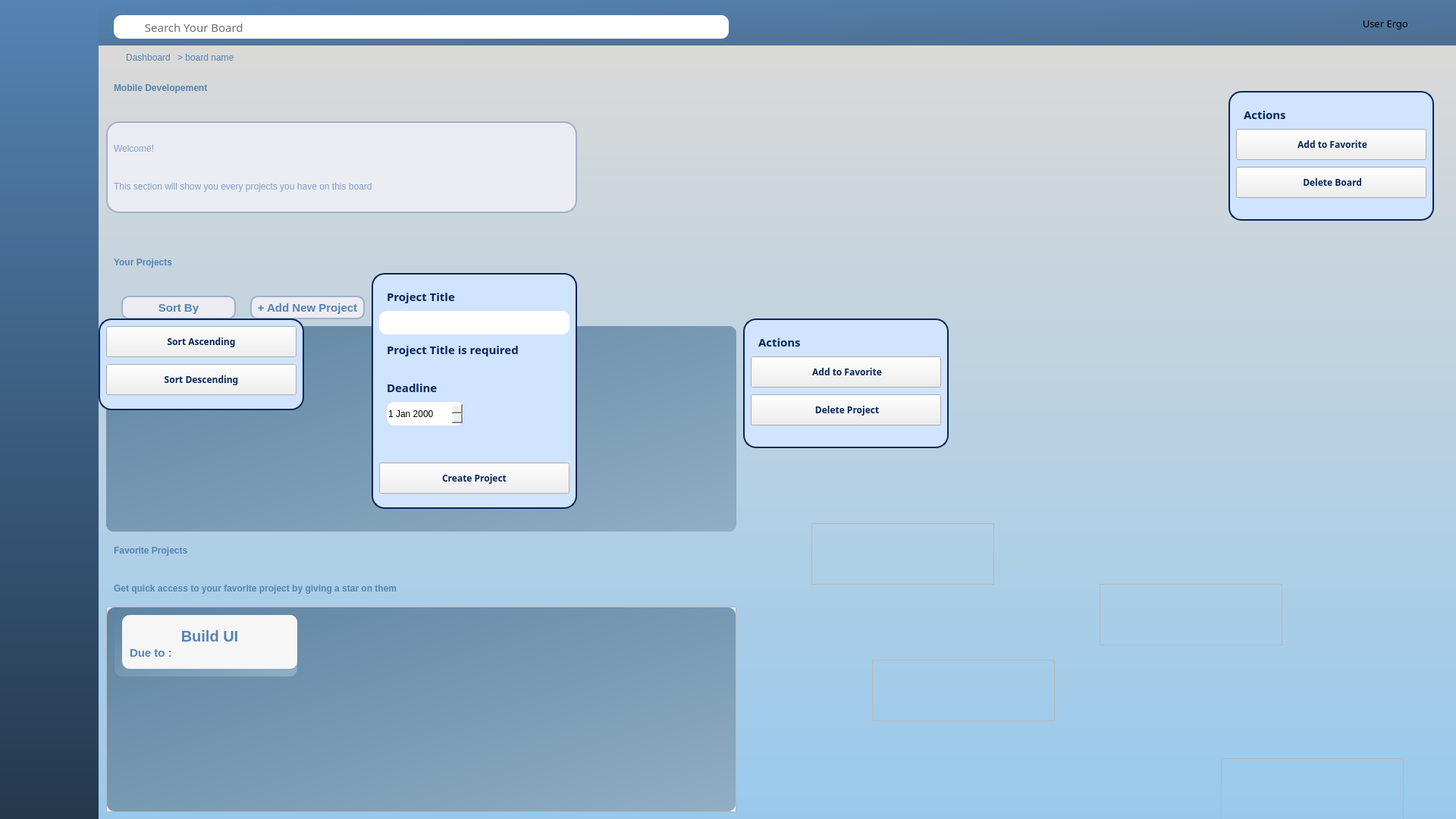
<?xml version="1.0" encoding="UTF-8"?>
<ui version="4.0">
 <class>Ergo</class>
 <widget class="QWidget" name="Ergo">
  <property name="geometry">
   <rect>
    <x>0</x>
    <y>0</y>
    <width>1920</width>
    <height>1080</height>
   </rect>
  </property>
  <property name="windowTitle">
   <string>Ergo</string>
  </property>
  <widget class="QWidget" name="Navbar" native="true">
   <property name="geometry">
    <rect>
     <x>0</x>
     <y>0</y>
     <width>131</width>
     <height>1081</height>
    </rect>
   </property>
   <property name="styleSheet">
    <string notr="true">#Navbar{
	background: qlineargradient(x1:0, y1:0, x2:0, y2:1, stop:0 #5483B3, stop:1 #24384D);
}</string>
   </property>
   <widget class="QLabel" name="LogoErgo">
    <property name="geometry">
     <rect>
      <x>-40</x>
      <y>30</y>
      <width>201</width>
      <height>191</height>
     </rect>
    </property>
    <property name="styleSheet">
     <string notr="true"/>
    </property>
    <property name="text">
     <string/>
    </property>
    <property name="pixmap">
     <pixmap>../../../../../../../../Kristian/Downloads/ego2.png</pixmap>
    </property>
    <property name="scaledContents">
     <bool>true</bool>
    </property>
   </widget>
  </widget>
  <widget class="QWidget" name="MainSection" native="true">
   <property name="geometry">
    <rect>
     <x>130</x>
     <y>60</y>
     <width>1811</width>
     <height>1031</height>
    </rect>
   </property>
   <property name="styleSheet">
    <string notr="true">#MainSection{
	background: qlineargradient(x1:0, y1:0, x2:0, y2:1, stop:0 #DAD9D8, stop:1 #97C9ED);
}</string>
   </property>
   <widget class="QLabel" name="BoardName">
    <property name="geometry">
     <rect>
      <x>20</x>
      <y>20</y>
      <width>561</width>
      <height>71</height>
     </rect>
    </property>
    <property name="styleSheet">
     <string notr="true">#BoardName{
	font: 50px &quot;Roboto&quot;;
	color: #5483B3;
	font-weight: bold;
}</string>
    </property>
    <property name="text">
     <string>Mobile Developement</string>
    </property>
   </widget>
   <widget class="QWidget" name="Containerforwords" native="true">
    <property name="geometry">
     <rect>
      <x>10</x>
      <y>100</y>
      <width>621</width>
      <height>121</height>
     </rect>
    </property>
    <property name="styleSheet">
     <string notr="true">#Containerforwords{
	border: 2px solid #9FB0CC;
	background-color: #ECECF3;
	border-radius: 17px;
}</string>
    </property>
    <widget class="QLabel" name="Welcome">
     <property name="geometry">
      <rect>
       <x>10</x>
       <y>20</y>
       <width>171</width>
       <height>31</height>
      </rect>
     </property>
     <property name="styleSheet">
      <string notr="true">#Welcome {
	font: bold 30px &quot;Roboto&quot;;
	color: #7DA0CA;
}</string>
     </property>
     <property name="text">
      <string>Welcome!</string>
     </property>
    </widget>
    <widget class="QLabel" name="WelcomeProject">
     <property name="geometry">
      <rect>
       <x>10</x>
       <y>70</y>
       <width>591</width>
       <height>31</height>
      </rect>
     </property>
     <property name="styleSheet">
      <string notr="true">#WelcomeProject {
	font: bold 18px &quot;Roboto&quot;;
	color: #7DA0CA;
}</string>
     </property>
     <property name="text">
      <string>This section will show you every projects you have on this board</string>
     </property>
    </widget>
   </widget>
   <widget class="QLabel" name="YourProject">
    <property name="geometry">
     <rect>
      <x>20</x>
      <y>240</y>
      <width>341</width>
      <height>91</height>
     </rect>
    </property>
    <property name="styleSheet">
     <string notr="true">#YourProject{
	font: 45px &quot;Roboto&quot;;
	color: #5483B3;
	font-weight: bold;
}</string>
    </property>
    <property name="text">
     <string>Your Projects</string>
    </property>
   </widget>
   <widget class="QPushButton" name="AddProjectButton">
    <property name="geometry">
     <rect>
      <x>200</x>
      <y>330</y>
      <width>151</width>
      <height>31</height>
     </rect>
    </property>
    <property name="styleSheet">
     <string notr="true">#AddProjectButton{
	border: 2px solid #9FB0CC;
	background-color: #ECECF3;
	border-radius: 10px;
	font-family: &quot;Roboto&quot;;
    font-size: 15px;
    font-weight: bold;
    color: #5483B3;
}</string>
    </property>
    <property name="text">
     <string>+ Add New Project</string>
    </property>
   </widget>
   <widget class="QLabel" name="FavoriteProject">
    <property name="geometry">
     <rect>
      <x>20</x>
      <y>620</y>
      <width>401</width>
      <height>91</height>
     </rect>
    </property>
    <property name="styleSheet">
     <string notr="true">#FavoriteProject{
	font: 45px &quot;Roboto&quot;;
	color: #5483B3;
	font-weight: bold;
}</string>
    </property>
    <property name="text">
     <string>Favorite Projects</string>
    </property>
   </widget>
   <widget class="QLabel" name="QuickAccess">
    <property name="geometry">
     <rect>
      <x>20</x>
      <y>700</y>
      <width>661</width>
      <height>31</height>
     </rect>
    </property>
    <property name="styleSheet">
     <string notr="true">#QuickAccess
{
	font: 20px &quot;Roboto&quot;;
	color: #5483B3;
	font-weight: bold;
}</string>
    </property>
    <property name="text">
     <string>Get quick access to your favorite project by giving a star on them</string>
    </property>
   </widget>
   <widget class="QPushButton" name="Sorting">
    <property name="geometry">
     <rect>
      <x>30</x>
      <y>330</y>
      <width>151</width>
      <height>31</height>
     </rect>
    </property>
    <property name="styleSheet">
     <string notr="true">#Sorting{
	border: 2px solid #9FB0CC;
	background-color: #ECECF3;
	border-radius: 10px;
	font-family: &quot;Roboto&quot;;
    font-size: 15px;
    font-weight: bold;
    color: #5483B3;
}</string>
    </property>
    <property name="text">
     <string>Sort By</string>
    </property>
   </widget>
   <widget class="QPushButton" name="MainSettings">
    <property name="geometry">
     <rect>
      <x>1710</x>
      <y>20</y>
      <width>41</width>
      <height>41</height>
     </rect>
    </property>
    <property name="styleSheet">
     <string notr="true">#MainSettings{
	border : none;
}</string>
    </property>
    <property name="text">
     <string/>
    </property>
    <property name="icon">
     <iconset>
      <normaloff>../../../../../../../../Kristian/Downloads/settings.png</normaloff>../../../../../../../../Kristian/Downloads/settings.png</iconset>
    </property>
   </widget>
   <widget class="QWidget" name="Actions_2" native="true">
    <property name="geometry">
     <rect>
      <x>1490</x>
      <y>60</y>
      <width>271</width>
      <height>171</height>
     </rect>
    </property>
    <property name="styleSheet">
     <string notr="true">#Actions_2{
	border: 2px solid #052659;
	background-color: #D0E3FF;
	border-radius: 17px;
}</string>
    </property>
    <widget class="QLabel" name="BoardTitle_4">
     <property name="geometry">
      <rect>
       <x>20</x>
       <y>20</y>
       <width>101</width>
       <height>21</height>
      </rect>
     </property>
     <property name="styleSheet">
      <string notr="true">#BoardTitle_4{
	font-family: Rubik;
    font-size: 15px;
    font-weight: bold;
   color: #052659;
}</string>
     </property>
     <property name="text">
      <string>Actions</string>
     </property>
    </widget>
    <widget class="QPushButton" name="Favorite_2">
     <property name="geometry">
      <rect>
       <x>10</x>
       <y>50</y>
       <width>251</width>
       <height>41</height>
      </rect>
     </property>
     <property name="styleSheet">
      <string notr="true">#Favorite_2{
	font-family: Rubik;
    font-size: 12px;
    font-weight: bold;
   color: #052659;
}</string>
     </property>
     <property name="text">
      <string> Add to Favorite</string>
     </property>
     <property name="icon">
      <iconset>
       <normaloff>../../../../../../../../Kristian/Downloads/star.png</normaloff>../../../../../../../../Kristian/Downloads/star.png</iconset>
     </property>
    </widget>
    <widget class="QPushButton" name="DeleteProject_2">
     <property name="geometry">
      <rect>
       <x>10</x>
       <y>100</y>
       <width>251</width>
       <height>41</height>
      </rect>
     </property>
     <property name="styleSheet">
      <string notr="true">#DeleteProject_2{
	font-family: Rubik;
    font-size: 12px;
    font-weight: bold;
   color: #052659;
}</string>
     </property>
     <property name="text">
      <string> Delete Board</string>
     </property>
     <property name="icon">
      <iconset>
       <normaloff>../../../../../../../../Kristian/Downloads/trashcan.png</normaloff>../../../../../../../../Kristian/Downloads/trashcan.png</iconset>
     </property>
    </widget>
   </widget>
   <widget class="QScrollArea" name="scrollArea">
    <property name="geometry">
     <rect>
      <x>10</x>
      <y>370</y>
      <width>831</width>
      <height>271</height>
     </rect>
    </property>
    <property name="styleSheet">
     <string notr="true">#scrollArea, QScrollArea QWidget{
    border-radius: 10px;
    background: qlineargradient(x1:0, y1:0, x2:1, y2:1, stop:0 #5F84A2, stop:1 #91AEC4);
}</string>
    </property>
    <property name="widgetResizable">
     <bool>true</bool>
    </property>
    <widget class="QWidget" name="scrollAreaWidgetContents_3">
     <property name="geometry">
      <rect>
       <x>0</x>
       <y>0</y>
       <width>831</width>
       <height>271</height>
      </rect>
     </property>
     <widget class="QFrame" name="Project1f">
      <property name="geometry">
       <rect>
        <x>10</x>
        <y>10</y>
        <width>241</width>
        <height>81</height>
       </rect>
      </property>
      <property name="frameShape">
       <enum>QFrame::StyledPanel</enum>
      </property>
      <property name="frameShadow">
       <enum>QFrame::Raised</enum>
      </property>
      <widget class="QPushButton" name="Project1">
       <property name="geometry">
        <rect>
         <x>10</x>
         <y>0</y>
         <width>231</width>
         <height>71</height>
        </rect>
       </property>
       <property name="styleSheet">
        <string notr="true">#Project1{
	background-color: #F6F6F6;
	border-radius: 10px;
	font-family: &quot;Roboto&quot;;
    font-size: 20px;
    font-weight: bold;
	padding-bottom:15 px;
   color: #5483B3;
}</string>
       </property>
       <property name="text">
        <string>Build UI</string>
       </property>
      </widget>
      <widget class="QPushButton" name="pushButton">
       <property name="enabled">
        <bool>true</bool>
       </property>
       <property name="geometry">
        <rect>
         <x>200</x>
         <y>0</y>
         <width>41</width>
         <height>31</height>
        </rect>
       </property>
       <property name="autoFillBackground">
        <bool>false</bool>
       </property>
       <property name="styleSheet">
        <string notr="true">#pushButton{
	background-color: #F6F6F6;
	border-radius: 10px;
	font-family: &quot;Roboto&quot;;
    font-size: 20px;
    font-weight: bold;
   color: #5483B3;
}</string>
       </property>
       <property name="text">
        <string/>
       </property>
       <property name="icon">
        <iconset theme="3dot"/>
       </property>
      </widget>
      <widget class="QLabel" name="label1">
       <property name="geometry">
        <rect>
         <x>20</x>
         <y>40</y>
         <width>201</width>
         <height>20</height>
        </rect>
       </property>
       <property name="styleSheet">
        <string notr="true">#label1{
	background-color: #F6F6F6;
	border-radius: 10px;
	font-family: &quot;Roboto&quot;;
    font-size: 15px;
    font-weight: bold;
   color: #5483B3;
}</string>
       </property>
       <property name="text">
        <string>Due to :</string>
       </property>
      </widget>
     </widget>
    </widget>
   </widget>
   <widget class="QWidget" name="SortingOption" native="true">
    <property name="geometry">
     <rect>
      <x>0</x>
      <y>360</y>
      <width>271</width>
      <height>121</height>
     </rect>
    </property>
    <property name="styleSheet">
     <string notr="true">#SortingOption
{
	border: 2px solid #052659;
	background-color: #D0E3FF;
	border-radius: 17px;
}</string>
    </property>
    <widget class="QPushButton" name="Sort1">
     <property name="geometry">
      <rect>
       <x>10</x>
       <y>60</y>
       <width>251</width>
       <height>41</height>
      </rect>
     </property>
     <property name="styleSheet">
      <string notr="true">#Sort1{
	font-family: Rubik;
    font-size: 12px;
    font-weight: bold;
   color: #052659;
}</string>
     </property>
     <property name="text">
      <string>Sort Descending</string>
     </property>
    </widget>
    <widget class="QPushButton" name="Sort2">
     <property name="geometry">
      <rect>
       <x>10</x>
       <y>10</y>
       <width>251</width>
       <height>41</height>
      </rect>
     </property>
     <property name="styleSheet">
      <string notr="true">#Sort2{
	font-family: Rubik;
    font-size: 12px;
    font-weight: bold;
   color: #052659;
}</string>
     </property>
     <property name="text">
      <string>Sort Ascending</string>
     </property>
    </widget>
   </widget>
   <widget class="QWidget" name="Actions" native="true">
    <property name="geometry">
     <rect>
      <x>850</x>
      <y>360</y>
      <width>271</width>
      <height>171</height>
     </rect>
    </property>
    <property name="styleSheet">
     <string notr="true">#Actions{
	border: 2px solid #052659;
	background-color: #D0E3FF;
	border-radius: 17px;
}</string>
    </property>
    <widget class="QLabel" name="BoardTitle_3">
     <property name="geometry">
      <rect>
       <x>20</x>
       <y>20</y>
       <width>101</width>
       <height>21</height>
      </rect>
     </property>
     <property name="styleSheet">
      <string notr="true">#BoardTitle_3{
	font-family: Rubik;
    font-size: 15px;
    font-weight: bold;
   color: #052659;
}</string>
     </property>
     <property name="text">
      <string>Actions</string>
     </property>
    </widget>
    <widget class="QPushButton" name="Favorite">
     <property name="geometry">
      <rect>
       <x>10</x>
       <y>50</y>
       <width>251</width>
       <height>41</height>
      </rect>
     </property>
     <property name="styleSheet">
      <string notr="true">#Favorite{
	font-family: Rubik;
    font-size: 12px;
    font-weight: bold;
   color: #052659;
}</string>
     </property>
     <property name="text">
      <string> Add to Favorite</string>
     </property>
     <property name="icon">
      <iconset>
       <normaloff>../../../../../../../../Kristian/Downloads/star.png</normaloff>../../../../../../../../Kristian/Downloads/star.png</iconset>
     </property>
    </widget>
    <widget class="QPushButton" name="DeleteProject">
     <property name="geometry">
      <rect>
       <x>10</x>
       <y>100</y>
       <width>251</width>
       <height>41</height>
      </rect>
     </property>
     <property name="styleSheet">
      <string notr="true">#DeleteProject{
	font-family: Rubik;
    font-size: 12px;
    font-weight: bold;
   color: #052659;
}</string>
     </property>
     <property name="text">
      <string> Delete Project</string>
     </property>
     <property name="icon">
      <iconset>
       <normaloff>../../../../../../../../Kristian/Downloads/trashcan.png</normaloff>../../../../../../../../Kristian/Downloads/trashcan.png</iconset>
     </property>
    </widget>
   </widget>
   <widget class="QWidget" name="AddingProject" native="true">
    <property name="geometry">
     <rect>
      <x>360</x>
      <y>300</y>
      <width>271</width>
      <height>311</height>
     </rect>
    </property>
    <property name="styleSheet">
     <string notr="true">#AddingProject{
	border: 2px solid #052659;
	background-color: #D0E3FF;
	border-radius: 17px;
}</string>
    </property>
    <widget class="QLabel" name="BoardTitle">
     <property name="geometry">
      <rect>
       <x>20</x>
       <y>20</y>
       <width>101</width>
       <height>21</height>
      </rect>
     </property>
     <property name="styleSheet">
      <string notr="true">#BoardTitle{
	font-family: Rubik;
    font-size: 15px;
    font-weight: bold;
   color: #052659;
}</string>
     </property>
     <property name="text">
      <string>Project Title</string>
     </property>
    </widget>
    <widget class="QLabel" name="BoardTitle_2">
     <property name="geometry">
      <rect>
       <x>20</x>
       <y>90</y>
       <width>181</width>
       <height>21</height>
      </rect>
     </property>
     <property name="styleSheet">
      <string notr="true">#BoardTitle_2{
	font-family: Rubik;
    font-size: 15px;
    font-weight: bold;
   color: #052659;
}</string>
     </property>
     <property name="text">
      <string>Project Title is required</string>
     </property>
    </widget>
    <widget class="QLineEdit" name="inputBoardtitle">
     <property name="geometry">
      <rect>
       <x>10</x>
       <y>50</y>
       <width>251</width>
       <height>31</height>
      </rect>
     </property>
     <property name="styleSheet">
      <string notr="true">#inputBoardtitle{
	border-radius : 10px;
}</string>
     </property>
    </widget>
    <widget class="QPushButton" name="CreateBoard">
     <property name="geometry">
      <rect>
       <x>10</x>
       <y>250</y>
       <width>251</width>
       <height>41</height>
      </rect>
     </property>
     <property name="styleSheet">
      <string notr="true">#CreateBoard{
	font-family: Rubik;
    font-size: 12px;
    font-weight: bold;
   color: #052659;
}</string>
     </property>
     <property name="text">
      <string>Create Project</string>
     </property>
    </widget>
    <widget class="QLabel" name="BoardTitle_5">
     <property name="geometry">
      <rect>
       <x>20</x>
       <y>140</y>
       <width>101</width>
       <height>21</height>
      </rect>
     </property>
     <property name="styleSheet">
      <string notr="true">#BoardTitle_5{
	font-family: Rubik;
    font-size: 15px;
    font-weight: bold;
   color: #052659;
}</string>
     </property>
     <property name="text">
      <string>Deadline</string>
     </property>
    </widget>
    <widget class="QDateEdit" name="dateEdit">
     <property name="geometry">
      <rect>
       <x>20</x>
       <y>170</y>
       <width>101</width>
       <height>31</height>
      </rect>
     </property>
     <property name="styleSheet">
      <string notr="true">#dateEdit { 
	border-radius : 10px;
}</string>
     </property>
    </widget>
   </widget>
   <widget class="QFrame" name="frame_2">
    <property name="geometry">
     <rect>
      <x>1020</x>
      <y>810</y>
      <width>241</width>
      <height>81</height>
     </rect>
    </property>
    <property name="frameShape">
     <enum>QFrame::StyledPanel</enum>
    </property>
    <property name="frameShadow">
     <enum>QFrame::Raised</enum>
    </property>
   </widget>
   <widget class="QFrame" name="Project1f_3">
    <property name="geometry">
     <rect>
      <x>1320</x>
      <y>710</y>
      <width>241</width>
      <height>81</height>
     </rect>
    </property>
    <property name="frameShape">
     <enum>QFrame::StyledPanel</enum>
    </property>
    <property name="frameShadow">
     <enum>QFrame::Raised</enum>
    </property>
   </widget>
   <widget class="QFrame" name="Project1f_5">
    <property name="geometry">
     <rect>
      <x>940</x>
      <y>630</y>
      <width>241</width>
      <height>81</height>
     </rect>
    </property>
    <property name="frameShape">
     <enum>QFrame::StyledPanel</enum>
    </property>
    <property name="frameShadow">
     <enum>QFrame::Raised</enum>
    </property>
   </widget>
   <widget class="QScrollArea" name="scrollArea_2">
    <property name="geometry">
     <rect>
      <x>10</x>
      <y>740</y>
      <width>831</width>
      <height>271</height>
     </rect>
    </property>
    <property name="styleSheet">
     <string notr="true">#scrollArea, QScrollArea QWidget{
    border-radius: 10px;
    background: qlineargradient(x1:0, y1:0, x2:1, y2:1, stop:0 #5F84A2, stop:1 #91AEC4);
}</string>
    </property>
    <property name="widgetResizable">
     <bool>true</bool>
    </property>
    <widget class="QWidget" name="scrollAreaWidgetContents_4">
     <property name="geometry">
      <rect>
       <x>0</x>
       <y>0</y>
       <width>829</width>
       <height>269</height>
      </rect>
     </property>
     <widget class="QFrame" name="Project1f_4">
      <property name="geometry">
       <rect>
        <x>10</x>
        <y>10</y>
        <width>241</width>
        <height>81</height>
       </rect>
      </property>
      <property name="frameShape">
       <enum>QFrame::StyledPanel</enum>
      </property>
      <property name="frameShadow">
       <enum>QFrame::Raised</enum>
      </property>
      <widget class="QPushButton" name="Project1_2">
       <property name="geometry">
        <rect>
         <x>10</x>
         <y>0</y>
         <width>231</width>
         <height>71</height>
        </rect>
       </property>
       <property name="styleSheet">
        <string notr="true">#Project1_2{
	background-color: #F6F6F6;
	border-radius: 10px;
	font-family: &quot;Roboto&quot;;
    font-size: 20px;
    font-weight: bold;
	padding-bottom:15 px;
   color: #5483B3;
}</string>
       </property>
       <property name="text">
        <string>Build UI</string>
       </property>
      </widget>
      <widget class="QPushButton" name="pushButton_2">
       <property name="enabled">
        <bool>true</bool>
       </property>
       <property name="geometry">
        <rect>
         <x>200</x>
         <y>0</y>
         <width>41</width>
         <height>31</height>
        </rect>
       </property>
       <property name="autoFillBackground">
        <bool>false</bool>
       </property>
       <property name="styleSheet">
        <string notr="true">#pushButton_2{
	background-color: #F6F6F6;
	border-radius: 10px;
	font-family: &quot;Roboto&quot;;
    font-size: 20px;
    font-weight: bold;
   color: #5483B3;
}</string>
       </property>
       <property name="text">
        <string/>
       </property>
       <property name="icon">
        <iconset theme="3dot">
         <normaloff>.</normaloff>.</iconset>
       </property>
      </widget>
      <widget class="QLabel" name="label1_2">
       <property name="geometry">
        <rect>
         <x>20</x>
         <y>40</y>
         <width>201</width>
         <height>20</height>
        </rect>
       </property>
       <property name="styleSheet">
        <string notr="true">#label1_2{
	background-color: #F6F6F6;
	border-radius: 10px;
	font-family: &quot;Roboto&quot;;
    font-size: 15px;
    font-weight: bold;
   color: #5483B3;
}</string>
       </property>
       <property name="text">
        <string>Due to :</string>
       </property>
      </widget>
     </widget>
    </widget>
   </widget>
   <widget class="QLabel" name="namaboard">
    <property name="geometry">
     <rect>
      <x>104</x>
      <y>5</y>
      <width>161</width>
      <height>21</height>
     </rect>
    </property>
    <property name="styleSheet">
     <string notr="true">#namaboard {
	color : #5483B3
}</string>
    </property>
    <property name="text">
     <string>&gt; board name</string>
    </property>
   </widget>
   <widget class="QPushButton" name="back">
    <property name="geometry">
     <rect>
      <x>30</x>
      <y>0</y>
      <width>71</width>
      <height>31</height>
     </rect>
    </property>
    <property name="styleSheet">
     <string notr="true">#back {
	border: none;
    background-color: transparent;
    color: #5483B3;
}</string>
    </property>
    <property name="text">
     <string>Dashboard</string>
    </property>
   </widget>
   <zorder>Containerforwords</zorder>
   <zorder>YourProject</zorder>
   <zorder>AddProjectButton</zorder>
   <zorder>FavoriteProject</zorder>
   <zorder>QuickAccess</zorder>
   <zorder>BoardName</zorder>
   <zorder>Sorting</zorder>
   <zorder>MainSettings</zorder>
   <zorder>Actions_2</zorder>
   <zorder>scrollArea</zorder>
   <zorder>SortingOption</zorder>
   <zorder>Actions</zorder>
   <zorder>AddingProject</zorder>
   <zorder>frame_2</zorder>
   <zorder>Project1f_3</zorder>
   <zorder>Project1f_5</zorder>
   <zorder>scrollArea_2</zorder>
   <zorder>namaboard</zorder>
   <zorder>back</zorder>
  </widget>
  <widget class="QWidget" name="Searchbar" native="true">
   <property name="geometry">
    <rect>
     <x>130</x>
     <y>0</y>
     <width>1851</width>
     <height>61</height>
    </rect>
   </property>
   <property name="styleSheet">
    <string notr="true">#Searchbar{
	background: qlineargradient(x1:0, y1:0, x2:1, y2:1, stop:0 #5483B3, stop:1 #4D6D8F);
	border : none;
}</string>
   </property>
   <widget class="QLineEdit" name="SearchBoard">
    <property name="geometry">
     <rect>
      <x>20</x>
      <y>20</y>
      <width>811</width>
      <height>31</height>
     </rect>
    </property>
    <property name="styleSheet">
     <string notr="true">#SearchBoard{
	border-radius : 10px;
	font-family : Rubik;
	color : #6C6C6C;
	font-size : 15px;
}</string>
    </property>
    <property name="text">
     <string>          Search Your Board</string>
    </property>
   </widget>
   <widget class="QLabel" name="SmileyFace">
    <property name="geometry">
     <rect>
      <x>1620</x>
      <y>10</y>
      <width>41</width>
      <height>41</height>
     </rect>
    </property>
    <property name="text">
     <string/>
    </property>
    <property name="pixmap">
     <pixmap>../../../../../../../../Kristian/Downloads/smileyface.png</pixmap>
    </property>
    <property name="scaledContents">
     <bool>true</bool>
    </property>
   </widget>
   <widget class="QLabel" name="UserErgo">
    <property name="geometry">
     <rect>
      <x>1660</x>
      <y>20</y>
      <width>71</width>
      <height>21</height>
     </rect>
    </property>
    <property name="styleSheet">
     <string notr="true">#UserErgo{
	font-family : Rubik;
	font-size : 13px;
}</string>
    </property>
    <property name="text">
     <string>  User Ergo</string>
    </property>
   </widget>
   <widget class="QPushButton" name="SearchButton">
    <property name="geometry">
     <rect>
      <x>840</x>
      <y>20</y>
      <width>41</width>
      <height>31</height>
     </rect>
    </property>
    <property name="styleSheet">
     <string notr="true">#SearchButton{
	border : none;
}</string>
    </property>
    <property name="text">
     <string/>
    </property>
    <property name="icon">
     <iconset>
      <normaloff>assets/search.png</normaloff>assets/search.png</iconset>
    </property>
   </widget>
  </widget>
  <widget class="QFrame" name="Project1f_2">
   <property name="geometry">
    <rect>
     <x>1610</x>
     <y>1000</y>
     <width>241</width>
     <height>81</height>
    </rect>
   </property>
   <property name="frameShape">
    <enum>QFrame::StyledPanel</enum>
   </property>
   <property name="frameShadow">
    <enum>QFrame::Raised</enum>
   </property>
  </widget>
  <zorder>Navbar</zorder>
  <zorder>Searchbar</zorder>
  <zorder>MainSection</zorder>
  <zorder>Project1f_2</zorder>
 </widget>
 <resources/>
 <connections/>
</ui>
